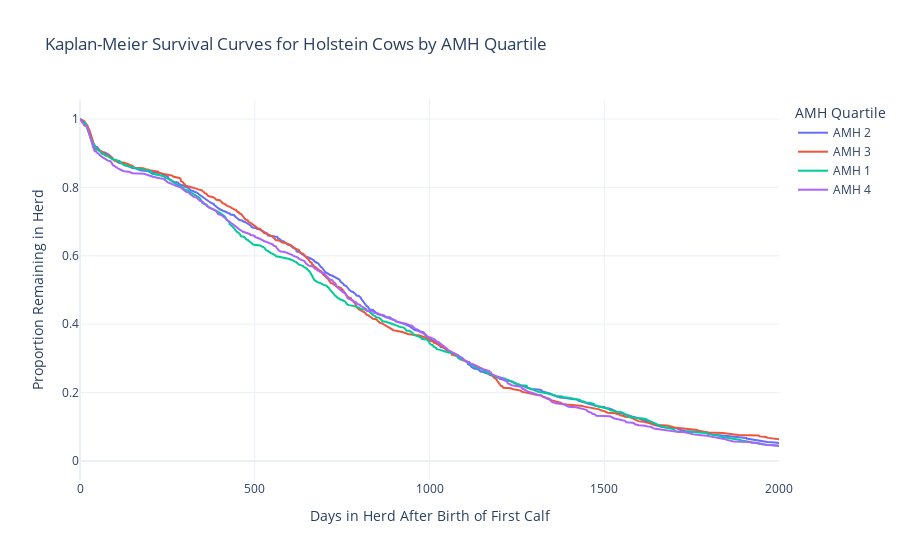

The notebook cell saved with this chart:
### Code cell
import pandas as pd
from lifelines import KaplanMeierFitter
import plotly.graph_objects as go

# Load the dataset (adjust the file path accordingly)
# file_path = 'path_to_your_file/Longevity - Formatted-Souradip_analysis.xlsx'
# data = pd.read_excel(file_path, sheet_name='MasterSheet')  # Uncomment and adjust sheet name if needed

# Ensure relevant columns are numeric
data['ProductiveLife'] = pd.to_numeric(data['ProductiveLife'], errors='coerce')
data['QT'] = pd.to_numeric(data['QT'], errors='coerce')  # If 'QT' is numeric or categorical

# Drop rows with NaN values in critical columns
data = data.dropna(subset=['ProductiveLife', 'QT'])

# Remove quartile 0 (AMH 0)
data = data[data['QT'] != 0]  # Adjust based on how AMH 0 is represented

# Initialize Kaplan-Meier fitter
kmf = KaplanMeierFitter()

# Create a figure to hold the plots  
fig = go.Figure()

# Create a list to store survival data
survival_data_list = []

# Loop through each quartile to fit the Kaplan-Meier model and add traces
for quartile in data['QT'].unique():
    # Filter the dataset for each quartile
    quartile_data = data[data['QT'] == quartile]
    
    # Fit the Kaplan-Meier model to the Longevity data
    kmf.fit(durations=quartile_data['ProductiveLife'], event_observed=quartile_data['ProductiveLife'] > 0)
    
    # Get the survival function
    survival_function = kmf.survival_function_
    
    # Collect survival probabilities for each heifer in the current quartile
    for idx in range(len(quartile_data)):
        heifer_id = quartile_data.iloc[idx]['heiferID']  # Replace 'heiferID' with the actual column name
        productive_life = quartile_data.iloc[idx]['ProductiveLife']
        
        # Get the survival probability at the corresponding productive life
        survival_prob = survival_function.loc[productive_life].values[0] if productive_life in survival_function.index else None
        
        # Add data to the list
        survival_data_list.append({
            'Heifer ID': heifer_id,
            'Survival Probability': survival_prob,
            'Productive Life': productive_life,
            'Quartile': quartile
        })

    # Add a trace for the current quartile's survival function
    fig.add_trace(go.Scatter(
        x=kmf.survival_function_.index,
        y=kmf.survival_function_[kmf.survival_function_.columns[0]],  # Access the first column of survival function
        mode='lines',
        name=f'AMH {quartile}'
    ))

# Convert the list of dictionaries to a DataFrame
survival_data = pd.DataFrame(survival_data_list)

# Update layout of the plot
fig.update_layout(
    title="Kaplan-Meier Survival Curves for Holstein Cows by AMH Quartile",
    xaxis_title="Days in Herd After Birth of First Calf",
    yaxis_title="Proportion Remaining in Herd",
    legend_title="AMH Quartile",
    xaxis=dict(
        range=[0, 2000]  # Set the x-axis range from 0 to 2000 days
    ),
    template="plotly_white"
)

# Display the interactive plot
fig.show()

# Export the survival data to Excel
output_file_path = 'survival_data.xlsx'  # Specify your desired output file name
survival_data.to_excel(output_file_path, index=False)

### Figure 1 — Plotly figure (JSON) as saved in the notebook; plotly's stock layout.template omitted (floating-point values rounded to 4 significant figures; data arrays with more than 128 entries replaced by an {"elided": "..."} marker saying what was removed)
{"data": [{"mode": "lines", "name": "AMH 2", "type": "scatter", "x": {"elided": "571 int values"}, "y": {"elided": "571 float values"}}, {"mode": "lines", "name": "AMH 3", "type": "scatter", "x": {"elided": "564 int values"}, "y": {"elided": "564 float values"}}, {"mode": "lines", "name": "AMH 1", "type": "scatter", "x": {"elided": "576 int values"}, "y": {"elided": "576 float values"}}, {"mode": "lines", "name": "AMH 4", "type": "scatter", "x": {"elided": "563 int values"}, "y": {"elided": "563 float values"}}], "layout": {"legend": {"title": {"text": "AMH Quartile"}}, "title": {"text": "Kaplan-Meier Survival Curves for Holstein Cows by AMH Quartile"}, "xaxis": {"range": [0, 2000], "title": {"text": "Days in Herd After Birth of First Calf"}}, "yaxis": {"title": {"text": "Proportion Remaining in Herd"}}}}
